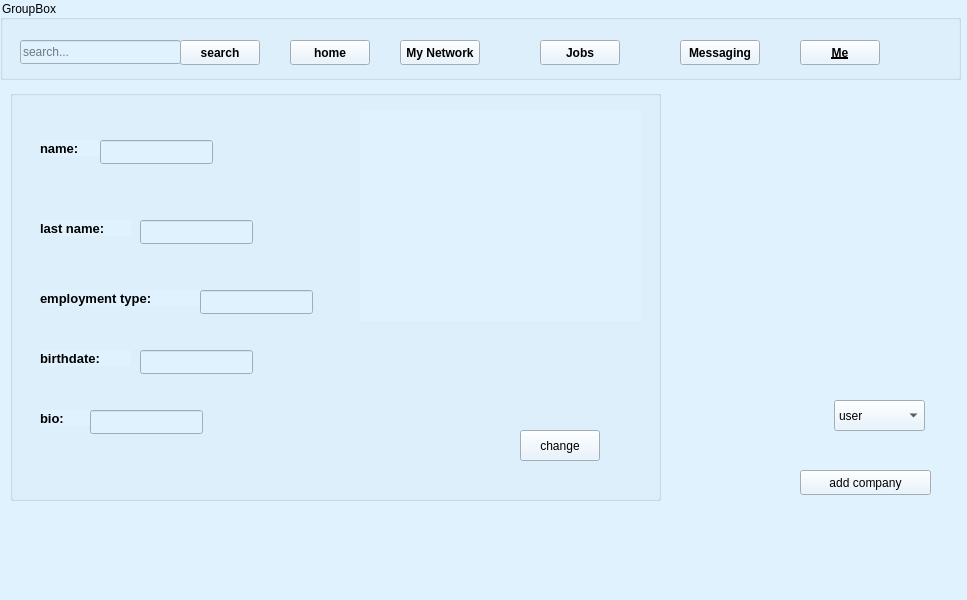
<?xml version="1.0" encoding="UTF-8"?>
<ui version="4.0">
 <class>Me</class>
 <widget class="QMainWindow" name="Me">
  <property name="geometry">
   <rect>
    <x>0</x>
    <y>0</y>
    <width>967</width>
    <height>600</height>
   </rect>
  </property>
  <property name="windowTitle">
   <string>MainWindow</string>
  </property>
  <property name="styleSheet">
   <string notr="true">color: rgb(0, 0, 0);
background-color: rgb(225, 242, 255);</string>
  </property>
  <widget class="QWidget" name="centralwidget">
   <widget class="QGroupBox" name="groupBox">
    <property name="geometry">
     <rect>
      <x>0</x>
      <y>0</y>
      <width>961</width>
      <height>80</height>
     </rect>
    </property>
    <property name="title">
     <string>GroupBox</string>
    </property>
    <widget class="QPushButton" name="homePushButton">
     <property name="geometry">
      <rect>
       <x>290</x>
       <y>40</y>
       <width>80</width>
       <height>25</height>
      </rect>
     </property>
     <property name="font">
      <font>
       <weight>75</weight>
       <bold>true</bold>
      </font>
     </property>
     <property name="text">
      <string>home</string>
     </property>
    </widget>
    <widget class="QPushButton" name="pushButton_2">
     <property name="geometry">
      <rect>
       <x>400</x>
       <y>40</y>
       <width>80</width>
       <height>25</height>
      </rect>
     </property>
     <property name="font">
      <font>
       <weight>75</weight>
       <italic>false</italic>
       <bold>true</bold>
      </font>
     </property>
     <property name="text">
      <string>My Network</string>
     </property>
    </widget>
    <widget class="QPushButton" name="pushButton_3">
     <property name="geometry">
      <rect>
       <x>540</x>
       <y>40</y>
       <width>80</width>
       <height>25</height>
      </rect>
     </property>
     <property name="font">
      <font>
       <weight>75</weight>
       <bold>true</bold>
      </font>
     </property>
     <property name="text">
      <string>Jobs</string>
     </property>
    </widget>
    <widget class="QPushButton" name="pushButton_4">
     <property name="geometry">
      <rect>
       <x>680</x>
       <y>40</y>
       <width>80</width>
       <height>25</height>
      </rect>
     </property>
     <property name="font">
      <font>
       <weight>75</weight>
       <bold>true</bold>
      </font>
     </property>
     <property name="text">
      <string>Messaging</string>
     </property>
    </widget>
    <widget class="QPushButton" name="pushButton_5">
     <property name="geometry">
      <rect>
       <x>800</x>
       <y>40</y>
       <width>80</width>
       <height>25</height>
      </rect>
     </property>
     <property name="font">
      <font>
       <weight>75</weight>
       <bold>true</bold>
       <underline>true</underline>
      </font>
     </property>
     <property name="text">
      <string>Me</string>
     </property>
    </widget>
    <widget class="QLineEdit" name="lineEdit">
     <property name="geometry">
      <rect>
       <x>20</x>
       <y>40</y>
       <width>161</width>
       <height>24</height>
      </rect>
     </property>
     <property name="styleSheet">
      <string notr="true"/>
     </property>
     <property name="inputMask">
      <string/>
     </property>
     <property name="text">
      <string/>
     </property>
     <property name="placeholderText">
      <string>search...</string>
     </property>
    </widget>
    <widget class="QPushButton" name="pushButton">
     <property name="geometry">
      <rect>
       <x>180</x>
       <y>40</y>
       <width>80</width>
       <height>25</height>
      </rect>
     </property>
     <property name="font">
      <font>
       <weight>75</weight>
       <bold>true</bold>
      </font>
     </property>
     <property name="text">
      <string>search</string>
     </property>
    </widget>
   </widget>
   <widget class="QGroupBox" name="groupBox_2">
    <property name="geometry">
     <rect>
      <x>10</x>
      <y>90</y>
      <width>651</width>
      <height>411</height>
     </rect>
    </property>
    <property name="title">
     <string/>
    </property>
    <widget class="QLabel" name="label">
     <property name="geometry">
      <rect>
       <x>30</x>
       <y>50</y>
       <width>61</width>
       <height>16</height>
      </rect>
     </property>
     <property name="font">
      <font>
       <pointsize>10</pointsize>
       <weight>75</weight>
       <bold>true</bold>
      </font>
     </property>
     <property name="text">
      <string>name:</string>
     </property>
    </widget>
    <widget class="QLabel" name="label_2">
     <property name="geometry">
      <rect>
       <x>30</x>
       <y>130</y>
       <width>91</width>
       <height>16</height>
      </rect>
     </property>
     <property name="font">
      <font>
       <pointsize>10</pointsize>
       <weight>75</weight>
       <bold>true</bold>
      </font>
     </property>
     <property name="text">
      <string>last name:</string>
     </property>
    </widget>
    <widget class="QLabel" name="label_3">
     <property name="geometry">
      <rect>
       <x>30</x>
       <y>260</y>
       <width>91</width>
       <height>16</height>
      </rect>
     </property>
     <property name="font">
      <font>
       <pointsize>10</pointsize>
       <weight>75</weight>
       <bold>true</bold>
      </font>
     </property>
     <property name="text">
      <string>birthdate:</string>
     </property>
    </widget>
    <widget class="QLabel" name="label_4">
     <property name="geometry">
      <rect>
       <x>30</x>
       <y>320</y>
       <width>55</width>
       <height>16</height>
      </rect>
     </property>
     <property name="font">
      <font>
       <pointsize>10</pointsize>
       <weight>75</weight>
       <bold>true</bold>
      </font>
     </property>
     <property name="text">
      <string>bio:</string>
     </property>
    </widget>
    <widget class="QLabel" name="label_5">
     <property name="geometry">
      <rect>
       <x>30</x>
       <y>200</y>
       <width>161</width>
       <height>16</height>
      </rect>
     </property>
     <property name="font">
      <font>
       <pointsize>10</pointsize>
       <weight>75</weight>
       <bold>true</bold>
      </font>
     </property>
     <property name="text">
      <string>employment type:</string>
     </property>
    </widget>
    <widget class="QLineEdit" name="lineEdit_2">
     <property name="enabled">
      <bool>false</bool>
     </property>
     <property name="geometry">
      <rect>
       <x>90</x>
       <y>50</y>
       <width>113</width>
       <height>24</height>
      </rect>
     </property>
    </widget>
    <widget class="QLineEdit" name="lineEdit_3">
     <property name="enabled">
      <bool>false</bool>
     </property>
     <property name="geometry">
      <rect>
       <x>130</x>
       <y>130</y>
       <width>113</width>
       <height>24</height>
      </rect>
     </property>
    </widget>
    <widget class="QLineEdit" name="lineEdit_4">
     <property name="enabled">
      <bool>false</bool>
     </property>
     <property name="geometry">
      <rect>
       <x>190</x>
       <y>200</y>
       <width>113</width>
       <height>24</height>
      </rect>
     </property>
    </widget>
    <widget class="QLineEdit" name="lineEdit_5">
     <property name="enabled">
      <bool>false</bool>
     </property>
     <property name="geometry">
      <rect>
       <x>130</x>
       <y>260</y>
       <width>113</width>
       <height>24</height>
      </rect>
     </property>
     <property name="frame">
      <bool>true</bool>
     </property>
    </widget>
    <widget class="QLineEdit" name="lineEdit_6">
     <property name="enabled">
      <bool>false</bool>
     </property>
     <property name="geometry">
      <rect>
       <x>80</x>
       <y>320</y>
       <width>113</width>
       <height>24</height>
      </rect>
     </property>
     <property name="frame">
      <bool>true</bool>
     </property>
    </widget>
    <widget class="QLabel" name="label_6">
     <property name="geometry">
      <rect>
       <x>350</x>
       <y>20</y>
       <width>281</width>
       <height>211</height>
      </rect>
     </property>
     <property name="styleSheet">
      <string notr="true">border-image: url(:/new/prefix1/images.png);</string>
     </property>
     <property name="text">
      <string/>
     </property>
    </widget>
    <widget class="QPushButton" name="pushButton_6">
     <property name="geometry">
      <rect>
       <x>510</x>
       <y>340</y>
       <width>80</width>
       <height>31</height>
      </rect>
     </property>
     <property name="text">
      <string>change</string>
     </property>
    </widget>
   </widget>
   <widget class="QComboBox" name="comboBox">
    <property name="geometry">
     <rect>
      <x>834</x>
      <y>400</y>
      <width>91</width>
      <height>31</height>
     </rect>
    </property>
    <item>
     <property name="text">
      <string>user</string>
     </property>
    </item>
    <item>
     <property name="text">
      <string>company</string>
     </property>
    </item>
   </widget>
   <widget class="QPushButton" name="pushButton_7">
    <property name="geometry">
     <rect>
      <x>800</x>
      <y>470</y>
      <width>131</width>
      <height>25</height>
     </rect>
    </property>
    <property name="text">
     <string>add company</string>
    </property>
   </widget>
  </widget>
  <widget class="QMenuBar" name="menubar">
   <property name="geometry">
    <rect>
     <x>0</x>
     <y>0</y>
     <width>967</width>
     <height>25</height>
    </rect>
   </property>
  </widget>
  <widget class="QStatusBar" name="statusbar"/>
 </widget>
 <resources/>
 <connections/>
</ui>
